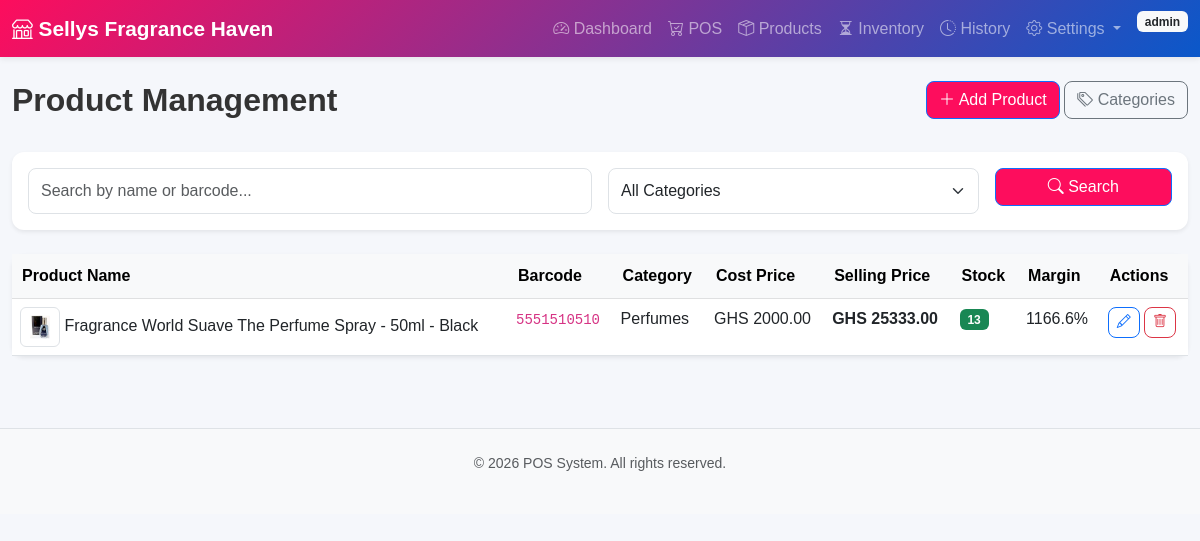
/products/ (signed in), run on the app's committed database.
### app/models/__init__.py (models this page shows, shortened)
class User(UserMixin, db.Model):
    __tablename__ = 'users'
    id = db.Column(db.Integer, primary_key=True)
    username = db.Column(db.String(80), unique=True, nullable=False, index=True)
    password_hash = db.Column(db.String(255), nullable=False)
    email = db.Column(db.String(120), unique=True)
    full_name = db.Column(db.String(120))
    role = db.Column(db.String(20), default='cashier')  # admin, manager, cashier
    is_active = db.Column(db.Boolean, default=True)
    created_at = db.Column(db.DateTime, default=datetime.utcnow)
    updated_at = db.Column(db.DateTime, default=datetime.utcnow, onupdate=datetime.utcnow)

class Product(db.Model):
    __tablename__ = 'products'
    id = db.Column(db.Integer, primary_key=True)
    name = db.Column(db.String(150), nullable=False, index=True)
    barcode = db.Column(db.String(100), unique=True)
    category_id = db.Column(db.Integer, db.ForeignKey('categories.id'), nullable=False)
    description = db.Column(db.Text)
    image = db.Column(db.String(255))
    cost_price = db.Column(db.Float, nullable=False)
    selling_price = db.Column(db.Float, nullable=False)
    stock_quantity = db.Column(db.Integer, default=0)
    low_stock_threshold = db.Column(db.Integer, default=5)
    is_active = db.Column(db.Boolean, default=True)
    created_at = db.Column(db.DateTime, default=datetime.utcnow)
    updated_at = db.Column(db.DateTime, default=datetime.utcnow, onupdate=datetime.utcnow)
    sale_items = db.relationship('SaleItem', backref='product', lazy=True)
    def get_profit_margin(self):
        if self.cost_price == 0:
            return 0
        return ((self.selling_price - self.cost_price) / self.cost_price) * 100
    def is_low_stock(self):
        return self.stock_quantity <= self.low_stock_threshold

class Category(db.Model):
    __tablename__ = 'categories'
    id = db.Column(db.Integer, primary_key=True)
    name = db.Column(db.String(100), nullable=False, unique=True, index=True)
    description = db.Column(db.Text)
    created_at = db.Column(db.DateTime, default=datetime.utcnow)
    products = db.relationship('Product', backref='category', lazy=True, cascade='all, delete-orphan')

### app/routes/products.py (the view)
@products_bp.route('/', methods=['GET'])
@login_required
def index():
    page = request.args.get('page', 1, type=int)
    category = request.args.get('category', None)
    search = request.args.get('search', '')
    query = Product.query.filter_by(is_active=True)
    if search:
        query = query.filter(
            (Product.name.ilike(f'%{search}%')) |
            (Product.barcode.ilike(f'%{search}%'))
        )
    if category:
        query = query.filter_by(category_id=category)
    products = query.paginate(page=page, per_page=15)
    categories = Category.query.all()
    return render_template('products/index.html',
                         products=products,
                         categories=categories,
                         search=search,
                         selected_category=category)

### app/utils/helpers.py (called while the page is built)
def format_currency(amount, currency_symbol='GHS'):
    try:
        return f"{currency_symbol} {float(amount):.2f}"
    except (ValueError, TypeError):
        return f"{currency_symbol} 0.00"

### app/templates/products/index.html (shortened to what this page needs)
{% extends "base.html" %}
{% block content %}
<div class="container-fluid">
    <div class="row mb-4">
        <div class="col">
            <h1 class="h2 fw-bold">Product Management</h1>
        </div>
        <div class="col-auto">
            <a href="{{ url_for('products.add') }}" class="btn btn-primary">
                <i class="bi bi-plus-lg"></i> Add Product
            </a>
            <a href="{{ url_for('products.categories') }}" class="btn btn-outline-secondary">
                <i class="bi bi-tags"></i> Categories
            </a>
        </div>
    </div>
    <div class="card shadow-sm border-0 mb-4">
        <div class="card-body">
            <form method="GET" class="row g-3">
                <div class="col-md-6">
                    <input type="text" class="form-control" name="search" placeholder="Search by name or barcode..."
                           value="{{ search }}">
                </div>
                <div class="col-md-4">
                    <select class="form-select" name="category">
                        <option value="">All Categories</option>
                    </select>
                </div>
                <div class="col-md-2">
                    <button type="submit" class="btn btn-primary w-100">
                        <i class="bi bi-search"></i> Search
                    </button>
                </div>
            </form>
        </div>
    </div>
    <div class="card shadow-sm border-0">
        <div class="card-body p-0">
            {% if products.items %}
            <div class="table-responsive">
                <table class="table table-hover mb-0">
                    <thead class="table-light">
                        <tr>
                            <th>Product Name</th>
                            <th>Barcode</th>
                            <th>Category</th>
                            <th>Cost Price</th>
                            <th>Selling Price</th>
                            <th>Stock</th>
                            <th>Margin</th>
                            <th>Actions</th>
                        </tr>
                    </thead>
                    <tbody>
                        {% for product in products.items %}
                        <tr>
                            <td>
                                {% if product.image %}
                                <img src="{{ url_for('static', filename='uploads/' + product.image) }}"
                                     alt="{{ product.name }}" class="img-thumbnail" style="height: 40px; width: 40px;">
                                {% else %}
                                <div class="placeholder-img">
                                    <i class="bi bi-box"></i>
                                </div>
                                {% endif %}
                                {{ product.name }}
                            </td>
                            <td><code>{{ product.barcode or '-' }}</code></td>
                            <td>{{ product.category.name }}</td>
                            <td>{{ product.cost_price|currency }}</td>
                            <td><strong>{{ product.selling_price|currency }}</strong></td>
                            <td>
                                <span class="badge {% if product.is_low_stock() %}bg-warning{% else %}bg-success{% endif %}">
                                    {{ product.stock_quantity }}
                                </span>
                            </td>
                            <td>{{ "%.1f"|format(product.get_profit_margin()) }}%</td>
                            <td>
                                <a href="{{ url_for('products.edit', product_id=product.id) }}"
                                   class="btn btn-sm btn-outline-primary">
                                    <i class="bi bi-pencil"></i>
                                </a>
                                <form method="POST" action="{{ url_for('products.delete', product_id=product.id) }}"
                                      class="d-inline" onsubmit="return confirm('Delete this product?');">
                                    <button type="submit" class="btn btn-sm btn-outline-danger">
                                        <i class="bi bi-trash"></i>
                                    </button>
                                </form>
                            </td>
                        </tr>
                        {% endfor %}
                    </tbody>
                </table>
            </div>
            {% else %}
            <div class="text-center py-5 text-muted">
                <i class="bi bi-inbox display-4"></i>
                <p class="mt-2">No products found</p>
            </div>
            {% endif %}
        </div>
    </div>
</div>
{% endblock %}

### app/templates/base.html (shortened to what this page needs)
<!DOCTYPE html>
<html lang="en">
<head>
    <link href="https://cdn.jsdelivr.net/npm/bootstrap@5.3.0/dist/css/bootstrap.min.css" rel="stylesheet">
    <link href="https://cdn.jsdelivr.net/npm/bootstrap-icons@1.11.0/font/bootstrap-icons.css" rel="stylesheet">
    <link rel="stylesheet" href="{{ url_for('static', filename='css/style.css') }}">
</head>
<body>
    {% if current_user.is_authenticated %}
    <nav class="navbar navbar-expand-lg navbar-dark bg-primary sticky-top">
        <div class="container-fluid">
            <a class="navbar-brand fw-bold" href="{{ url_for('dashboard.index') }}">
                <i class="bi bi-shop"></i> Sellys Fragrance Haven
            </a>
            <div class="collapse navbar-collapse" id="navbarNav">
                <ul class="navbar-nav ms-auto">
                    <li class="nav-item">
                        <a class="nav-link" href="{{ url_for('dashboard.index') }}">
                            <i class="bi bi-speedometer2"></i> Dashboard
                        </a>
                    </li>
                    <li class="nav-item">
                        <a class="nav-link" href="{{ url_for('sales.pos') }}">
                            <i class="bi bi-cart-check"></i> POS
                        </a>
                    </li>
                    <li class="nav-item">
                        <a class="nav-link" href="{{ url_for('products.index') }}">
                            <i class="bi bi-box-seam"></i> Products
                        </a>
                    </li>
                    <li class="nav-item">
                        <a class="nav-link" href="{{ url_for('inventory.index') }}">
                            <i class="bi bi-hourglass-split"></i> Inventory
                        </a>
                    </li>
                    <li class="nav-item">
                        <a class="nav-link" href="{{ url_for('history.index') }}">
                            <i class="bi bi-clock-history"></i> History
                        </a>
                    </li>
                    {% if current_user.role in ['admin', 'manager'] %}
                    <li class="nav-item dropdown">
                        <a class="nav-link dropdown-toggle" href="#" id="settingsDropdown" role="button" data-bs-toggle="dropdown">
                            <i class="bi bi-gear"></i> Settings
                        </a>
                    </li>
                    {% else %}
                    <li class="nav-item">
                        <a class="nav-link" href="{{ url_for('auth.logout') }}">
                            <i class="bi bi-box-arrow-right"></i> Logout
                        </a>
                    </li>
                    {% endif %}
                    <li class="nav-item ms-2">
                        <span class="badge bg-light text-dark">{{ current_user.username }}</span>
                    </li>
                </ul>
            </div>
        </div>
    </nav>
    {% endif %}
    <main class="{% if current_user.is_authenticated %}py-4{% else %}min-vh-100 d-flex align-items-center justify-content-center{% endif %}">
        {% block content %}{% endblock %}
    </main>
    <footer class="bg-light py-4 mt-5 border-top">
        <div class="container text-center text-muted small">
            <p>&copy; 2026 POS System. All rights reserved.</p>
        </div>
    </footer>
</body>
</html>

### app/static/css/style.css (style rules this page uses)
:root { --primary-color: #fd0d5d; --success-color: #198754; --danger-color: #dc3545; --warning-color: #ffc107; --info-color: #0dcaf0; --bg: #f5f7fb; --card-bg: #ffffff; --border: #dee2e6; --shadow: 0 2px 6px rgba(0,0,0,0.08); --shadow-lg: 0 10px 30px rgba(0,0,0,0.12); --radius: 12px; --transition: 0.2s ease; }
* { margin: 0; padding: 0; box-sizing: border-box; transition: background-color var(--transition), color var(--transition), border-color var(--transition); }
body { font-family: Arial, sans-serif; background: var(--bg); color: #333; min-height: 100vh; }
.navbar { background: linear-gradient(135deg, var(--primary-color), #0a58ca) !important; box-shadow: var(--shadow); }
.navbar-brand { font-weight: 700; font-size: 1.3rem; }
.btn { border-radius: 8px; font-weight: 500; transition: var(--transition); }
.btn-primary { background: var(--primary-color); }
.card { background: var(--card-bg); border: 1px solid var(--border); border-radius: var(--radius); box-shadow: var(--shadow); }
.form-control, .form-select { border-radius: 8px; border: 1px solid var(--border); padding: 10px 12px; }
.table { width: 100%; border-collapse: collapse; }
.table th { background: #f8f9fa; padding: 10px; }

### data on the page
User: username "admin"
Product: image (picture), name "Fragrance World Suave The Perfume Spray - 50ml - Black", barcode "5551510510", category.name "Perfumes", cost_price "GHS 2000.00", selling_price "GHS 25333.00", stock_quantity "13", get_profit_margin "1166.6"
